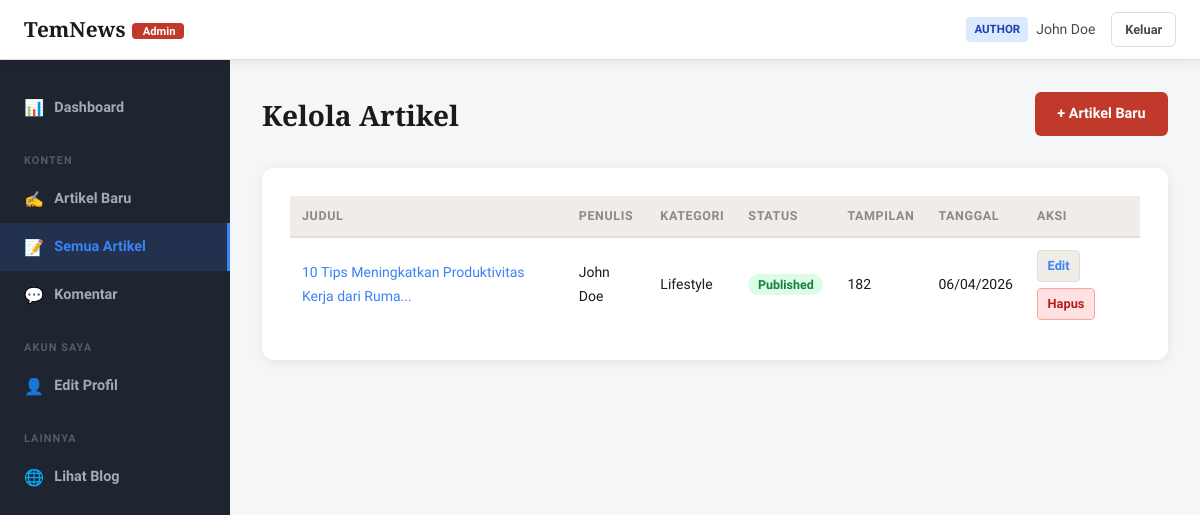
Page /admin/artikel-list.php (signed in) on the committed database.
### tables this page shows
CREATE TABLE articles (
    id INT AUTO_INCREMENT PRIMARY KEY,
    title VARCHAR(255) NOT NULL,
    slug VARCHAR(255) UNIQUE NOT NULL,
    excerpt TEXT DEFAULT NULL,
    content LONGTEXT NOT NULL,
    thumbnail VARCHAR(255) DEFAULT NULL,
    category_id INT NOT NULL,
    author_id INT NOT NULL,
    status ENUM('draft', 'published', 'archived') DEFAULT 'draft',
    views INT DEFAULT 0,
    created_at TIMESTAMP DEFAULT CURRENT_TIMESTAMP,
    updated_at TIMESTAMP DEFAULT CURRENT_TIMESTAMP ON UPDATE CURRENT_TIMESTAMP,
    FOREIGN KEY (category_id) REFERENCES categories(id) ON DELETE RESTRICT,
    FOREIGN KEY (author_id) REFERENCES users(id) ON DELETE CASCADE
);

CREATE TABLE users (
    id INT AUTO_INCREMENT PRIMARY KEY,
    username VARCHAR(50) UNIQUE NOT NULL,
    email VARCHAR(100) UNIQUE NOT NULL,
    password VARCHAR(255) NOT NULL,
    full_name VARCHAR(100) NOT NULL,
    role ENUM('admin', 'author') DEFAULT 'author',
    avatar VARCHAR(255) DEFAULT NULL,
    bio TEXT DEFAULT NULL,
    created_at TIMESTAMP DEFAULT CURRENT_TIMESTAMP,
    updated_at TIMESTAMP DEFAULT CURRENT_TIMESTAMP ON UPDATE CURRENT_TIMESTAMP
);

CREATE TABLE categories (
    id INT AUTO_INCREMENT PRIMARY KEY,
    name VARCHAR(100) NOT NULL,
    slug VARCHAR(100) UNIQUE NOT NULL,
    description TEXT DEFAULT NULL,
    created_at TIMESTAMP DEFAULT CURRENT_TIMESTAMP
);

### config.php (called while the page is built, shortened)
<?php
function escape($str) {
    return htmlspecialchars($str ?? '', ENT_QUOTES, 'UTF-8');
}
function isAdmin() {
    return isset($_SESSION['role']) && $_SESSION['role'] === 'admin';
}

### admin/artikel-list.php (the view, shortened to what this page needs)
<?php
require_once '../config.php';
$where = isAdmin() ? "" : "WHERE a.author_id = " . $_SESSION['user_id'];
$articles = $pdo->query("
    SELECT a.*, c.name as category_name, u.full_name as author_name
    FROM articles a JOIN categories c ON a.category_id=c.id JOIN users u ON a.author_id=u.id
    $where ORDER BY a.created_at DESC
")->fetchAll();
?>
<!DOCTYPE html>
<html lang="id">
<head>
<link rel="stylesheet" href="../assets/style.css">
</head>
<body class="admin-body">
<?php include 'partials/admin-nav.php'; ?>
<div class="admin-layout">
  <?php include 'partials/admin-sidebar.php'; ?>
  <main class="admin-main">
    <div class="admin-header">
      <h1>Kelola Artikel</h1>
      <a href="artikel-baru.php" class="btn-primary">+ Artikel Baru</a>
    </div>
    <div class="form-card">
      <table class="admin-table">
        <thead>
          <tr><th>Judul</th><th>Penulis</th><th>Kategori</th><th>Status</th><th>Tampilan</th><th>Tanggal</th><th>Aksi</th></tr>
        </thead>
        <tbody>
          <?php foreach ($articles as $a): ?>
          <tr>
            <td><a href="../artikel.php?slug=<?= $a['slug'] ?>" target="_blank"><?= escape(substr($a['title'],0,50)) ?>...</a></td>
            <td><?= escape($a['author_name']) ?></td>
            <td><?= escape($a['category_name']) ?></td>
            <td><span class="badge <?= $a['status'] ?>"><?= ucfirst($a['status']) ?></span></td>
            <td><?= number_format($a['views']) ?></td>
            <td><?= date('d/m/Y', strtotime($a['created_at'])) ?></td>
            <td class="actions">
              <a href="artikel-baru.php?id=<?= $a['id'] ?>" class="btn-sm">Edit</a>
              <a href="artikel-hapus.php?id=<?= $a['id'] ?>" class="btn-sm danger" onclick="return confirm('Yakin hapus artikel ini?')">Hapus</a>
            </td>
          </tr>
          <?php endforeach; ?>
        </tbody>
      </table>
    </div>
  </main>
</div>
</body>
</html>

### assets/style.css (style rules this page uses)
:root { --ink: #1a1a1a; --ink-soft: #4a4a4a; --ink-muted: #8a8a8a; --paper: #faf9f7; --paper-dark: #f0ede8; --accent: #c0392b; --accent-dark: #96281b; --accent-light: #f8e8e7; --gold: #b8860b; --border: #e2ddd8; --white: #ffffff; --admin-bg: #f4f6f8; --admin-sidebar: #1e2430; --admin-sidebar-text: #a0aab8; --admin-accent: #3b82f6; --shadow: 0 2px 12px rgba(0,0,0,0.08); --shadow-md: 0 4px 24px rgba(0,0,0,0.12); --radius: 6px; --radius-lg: 12px; --font-serif: 'Playfair Display', Georgia, serif; --font-sans: 'Source Sans 3', system-ui, sans-serif; }
*, *::before, *::after { box-sizing: border-box; margin: 0; padding: 0; }
html { scroll-behavior: smooth; }
body { font-family: var(--font-sans); font-size: 1rem; line-height: 1.7; color: var(--ink); background: var(--paper); -webkit-font-smoothing: antialiased; }
a { color: inherit; text-decoration: none; transition: color 0.2s; }
.btn-primary { display: inline-block; background: var(--accent); color: var(--white) !important; padding: 0.6rem 1.4rem; border-radius: var(--radius); font-weight: 600; font-size: 0.9rem; transition: background 0.2s, transform 0.15s; border: none; }
.btn-sm { display: inline-block; padding: 0.25rem 0.6rem; border-radius: 4px; font-size: 0.8rem; font-weight: 600; background: var(--paper-dark); color: var(--ink-soft); transition: background 0.15s; border: 1px solid var(--border); }
.btn-sm.danger { background: #fee2e2; color: #b91c1c; border-color: #fca5a5; }
.badge { padding: 0.2rem 0.6rem; border-radius: 20px; font-size: 0.78rem; font-weight: 600; }
.badge.published { background: #dcfce7; color: #15803d; }
.admin-body { background: var(--admin-bg); min-height: 100vh; }
.admin-layout { display: flex; min-height: calc(100vh - 60px); }
.admin-main { flex: 1; padding: 2rem; max-width: 100%; overflow-x: auto; }
.admin-header { display: flex; align-items: flex-start; justify-content: space-between; margin-bottom: 1.75rem; gap: 1rem; }
.admin-header h1 { font-family: var(--font-serif); font-size: 1.75rem; }
.admin-table { width: 100%; border-collapse: collapse; font-size: 0.875rem; }
.admin-table th { text-align: left; padding: 0.6rem 0.75rem; background: var(--paper-dark); font-size: 0.78rem; text-transform: uppercase; letter-spacing: 0.05em; color: var(--ink-muted); border-bottom: 2px solid var(--border); }
.admin-table td { padding: 0.75rem; border-bottom: 1px solid var(--paper-dark); vertical-align: middle; }
.admin-table tr:last-child td { border-bottom: none; }
.admin-table .actions { display: flex; gap: 0.4rem; flex-wrap: wrap; }
.admin-table a { color: var(--admin-accent); }
.form-card { background: var(--white); border-radius: var(--radius-lg); padding: 1.75rem; box-shadow: var(--shadow); margin-bottom: 1.5rem; }

### rows in the picture
articles: title "10 Tips Meningkatkan Produktivitas Kerja dari Ruma", author.full_name "John Doe", category.name "Lifestyle", status "Published", views "182", created_at "06/04/2026"

### other values in the picture
APP_NAME "TemNews"
$_SESSION['role'] "AUTHOR"
$_SESSION['full_name'] "John Doe"
